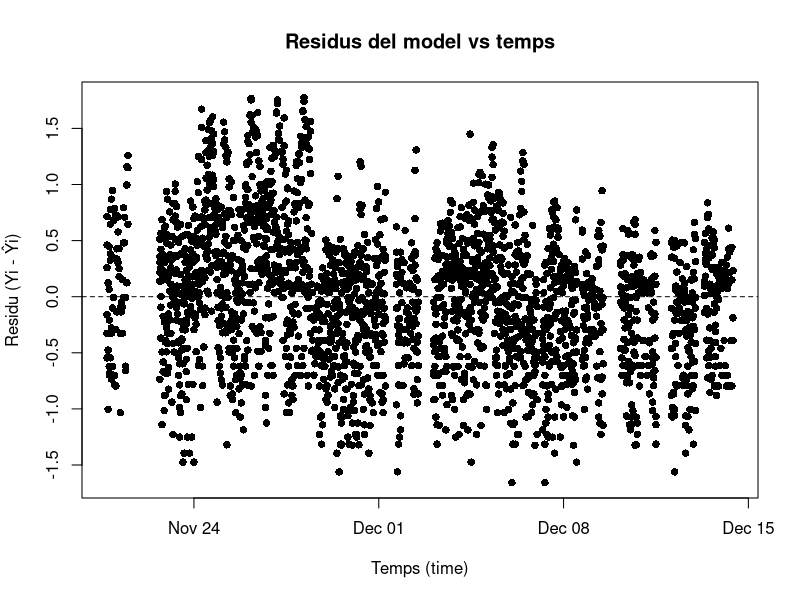
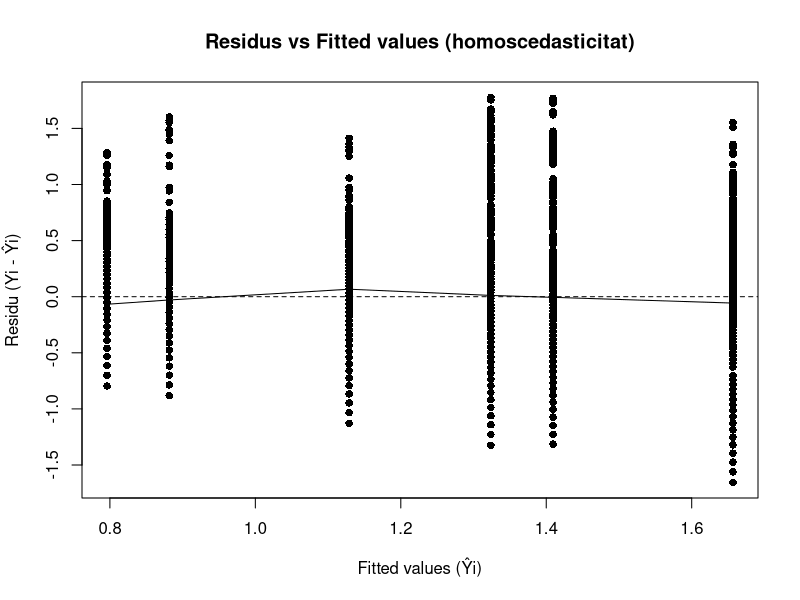
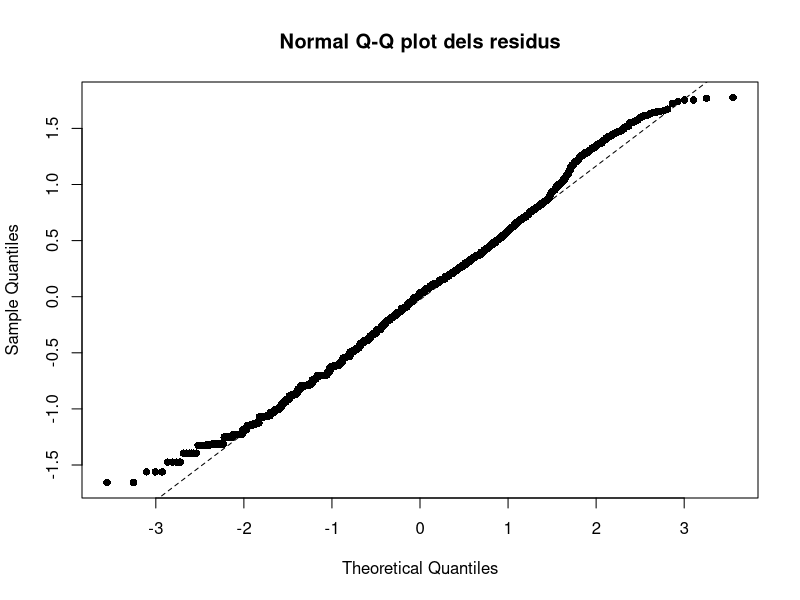
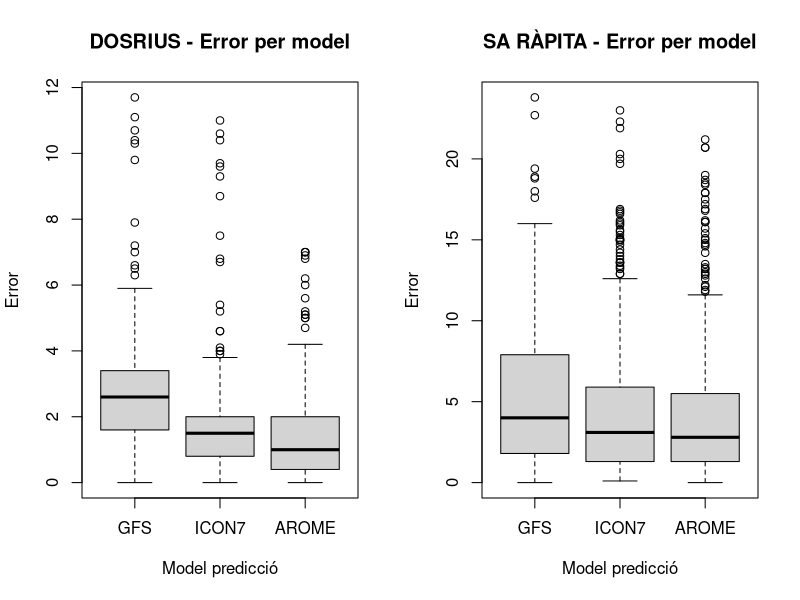
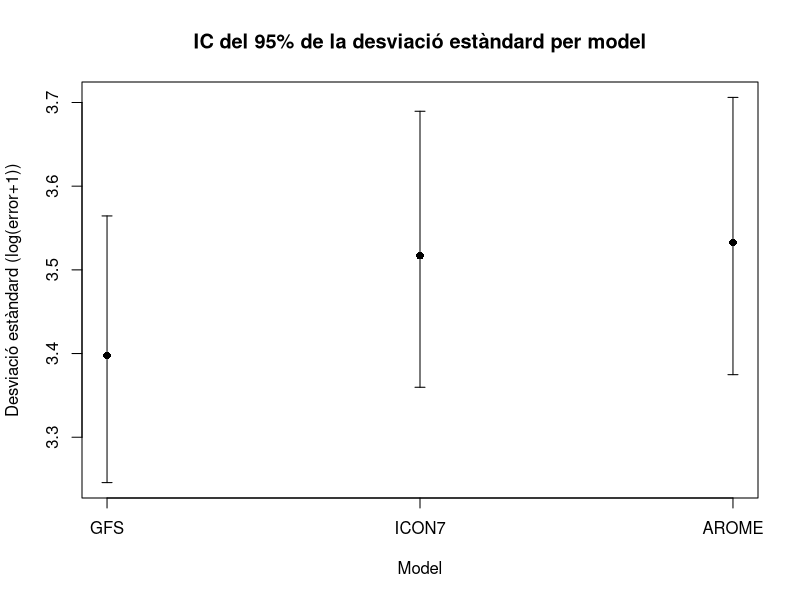

The R source for these figures, in order:
setwd("C:\\1 UNI LOCAL\\projectepe")

# ============================================================
# 1) Leer los dos CSV
# ============================================================
dosrius <- read.csv("error_dosrius.csv", header = TRUE)
sarapita <- read.csv("error_sarapita.csv", header = TRUE)

# ============================================================
# 2) Transformaciones log(error + 1) por modelo y por localidad
# ============================================================
# DOSRIUS
log_gfs_dosrius   <- log(dosrius$dgfs+1)
log_icon7_dosrius <- log(dosrius$dicon7+1)
log_arome_dosrius <- log(dosrius$darome+1)

# SA RÀPITA
log_gfs_sarapita   <- log(sarapita$dgfs+1)
log_icon7_sarapita <- log(sarapita$dicon7+1)
log_arome_sarapita <- log(sarapita$darome+1)

## 1) Longituds (per controlar bé el times)
n_gfs_d   <- length(log_gfs_dosrius)
n_icon7_d <- length(log_icon7_dosrius)
n_arome_d <- length(log_arome_dosrius)

n_gfs_s   <- length(log_gfs_sarapita)
n_icon7_s <- length(log_icon7_sarapita)
n_arome_s <- length(log_arome_sarapita)

## 2) Resposta (Y) en un sol vector
y <- c(
  log_gfs_dosrius, log_icon7_dosrius, log_arome_dosrius,
  log_gfs_sarapita, log_icon7_sarapita, log_arome_sarapita
)

## 3) Factor MODEL (times amb 6 enters: un per cada bloc concatenat)
model <- factor(rep(
  x = c("gfs", "icon7", "arome", "gfs", "icon7", "arome"),
  times = c(n_gfs_d, n_icon7_d, n_arome_d, n_gfs_s, n_icon7_s, n_arome_s)
))

## 4) Factor LOCALITZACIÓ (times amb 6 enters, alineat amb els mateixos blocs)
localitzacio <- factor(rep(
  x = c("Dosrius", "Dosrius", "Dosrius", "SaRapita", "SaRapita", "SaRapita"),
  times = c(n_gfs_d, n_icon7_d, n_arome_d, n_gfs_s, n_icon7_s, n_arome_s)
))

## 5) Data frame per a lm()
df <- data.frame(
  y = y,
  model = model,
  localitzacio = localitzacio
)

## 6) Ajust del model lineal múltiple i resum
fit <- lm(y ~ model + localitzacio, data = df)
summary(fit)

### IC's dels parametres del model ###
conf <- confint(fit)
print(conf)

### IC's desfets dels parametres del model ###
conf_desfet<- exp(conf)-1
print(conf_desfet)

##### ============================================================ #
##### 7) ESTUDI de les diferencies en la variabilitat dels  models
##### ============================================================ #

# vectors en funcio dels models
gfs <- c(dosrius$dgfs, sarapita$dgfs)
icon7 <- c(dosrius$dicon7, sarapita$dicon7)
arome <- c(dosrius$darome, sarapita$darome)

# IC del 95% per a la desviació estàndard (sigma) de cada model
# Assumint normalitat de la resposta (log(error+1))

alpha <- 0.05

## --- GFS ---
x <- gfs
x <- x[!is.na(x)]
n <- length(x)
s2 <- var(x)        # variància mostral (denominador n-1)
df <- n - 1

var_low  <- (df * s2) / qchisq(1 - alpha/2, df)
var_high <- (df * s2) / qchisq(alpha/2, df)

ic_sigma_gfs <- c(sigma_low = sqrt(var_low),
                  sigma_hat = sqrt(s2),
                  sigma_high = sqrt(var_high))
print(ic_sigma_gfs)

## --- ICON7 ---
x <- icon7
x <- x[!is.na(x)]
n <- length(x)
s2 <- var(x)
df <- n - 1

var_low  <- (df * s2) / qchisq(1 - alpha/2, df)
var_high <- (df * s2) / qchisq(alpha/2, df)

ic_sigma_icon7 <- c(sigma_low = sqrt(var_low),
                    sigma_hat = sqrt(s2),
                    sigma_high = sqrt(var_high))
print(ic_sigma_icon7)

## --- AROME ---
x <- arome
x <- x[!is.na(x)]
n <- length(x)
s2 <- var(x)
df <- n - 1

var_low  <- (df * s2) / qchisq(1 - alpha/2, df)
var_high <- (df * s2) / qchisq(alpha/2, df)

ic_sigma_arome <- c(sigma_low = sqrt(var_low),
                    sigma_hat = sqrt(s2),
                    sigma_high = sqrt(var_high))
print(ic_sigma_arome)

##### ============================================================ #
##### 7) ESTUDI de residus: ei = Yi - Ŷi
##### ============================================================ #

#vector de residus
residus <- c(resid(fit))

#vector temps
time_vec <- c(
  dosrius$time, dosrius$time, dosrius$time,
  sarapita$time, sarapita$time, sarapita$time
)

#convertim unitats temps
if (!inherits(time_vec, c("Date", "POSIXct", "POSIXt"))) {
  time_vec <- as.POSIXct(time_vec, tz = "Europe/Madrid", tryFormats = c(
    "%Y-%m-%d %H:%M:%S", "%Y-%m-%d %H:%M", "%Y-%m-%d",
    "%d/%m/%Y %H:%M:%S", "%d/%m/%Y %H:%M", "%d/%m/%Y"
  ))
}

### COMPROVEM INDEPENDENCIA ### -> no hi ha patró clar -> hi ha independència
#Gràfic residu vs temps 
plot(time_vec, residus,
     xlab = "Temps (time)",
     ylab = "Residu (Yi - Ŷi)",
     main = "Residus del model vs temps",
     pch = 16)

abline(h = 0, lty = 2)

### COMPROVEM HOMOSCEDESTICITAT ENTRE RESIDUS ### -> residus centrats al voltant de zero (u = 0) i dispersió
#similar -> homoscedesticitat
# Gràfic residus vs fitted
plot(fitted(fit), residus,
     xlab = "Fitted values (Ŷi)",
     ylab = "Residu (Yi - Ŷi)",
     main = "Residus vs Fitted values (homoscedasticitat)",
     pch = 16)

abline(h = 0, lty = 2)

# (Opcional) línia suau per veure tendències (idealment ~ plana)
lines(lowess(fitted(fit), residus))

### COMPROVEM NORMALITAT DELS RESIDUS ### -> segueixen distribucio normal

# Normal Q-Q plot dels residus
qqnorm(residus,
       main = "Normal Q-Q plot dels residus",
       pch = 16)

qqline(residus, lty = 2)


#########
#BOXPLOTS
#########

### MITJANES DELS ERRORS ###
# Detransformació a escala original
gfs_dosrius_orig   <- exp(log_gfs_dosrius) - 1
icon7_dosrius_orig <- exp(log_icon7_dosrius) - 1
arome_dosrius_orig <- exp(log_arome_dosrius) - 1

gfs_sarapita_orig   <- exp(log_gfs_sarapita) - 1
icon7_sarapita_orig <- exp(log_icon7_sarapita) - 1
arome_sarapita_orig <- exp(log_arome_sarapita) - 1

# Mostra 2 gràfics en una sola finestra (1 fila, 2 columnes)
par(mfrow = c(1, 2))

boxplot(gfs_dosrius_orig, icon7_dosrius_orig, arome_dosrius_orig,
        names = c("GFS", "ICON7", "AROME"),
        main  = "DOSRIUS - Error per model",
        xlab  = "Model predicció",
        ylab  = "Error")

boxplot(gfs_sarapita_orig, icon7_sarapita_orig, arome_sarapita_orig,
        names = c("GFS", "ICON7", "AROME"),
        main  = "SA RÀPITA - Error per model",
        xlab  = "Model predicció",
        ylab  = "Error")

# (Opcional) torna al mode d'un sol gràfic per finestra
par(mfrow = c(1, 1))

### DESVIACIONS ###
sigma_hat <- c(
  sd(gfs),
  sd(icon7),
  sd(arome)
)

sigma_low <- c(
  ic_sigma_gfs["sigma_low"],
  ic_sigma_icon7["sigma_low"],
  ic_sigma_arome["sigma_low"]
)

sigma_high <- c(
  ic_sigma_gfs["sigma_high"],
  ic_sigma_icon7["sigma_high"],
  ic_sigma_arome["sigma_high"]
)

models <- c("GFS", "ICON7", "AROME")

plot(1:3, sigma_hat,
     ylim = range(c(sigma_low, sigma_high)),
     xaxt = "n",
     xlab = "Model",
     ylab = "Desviació estàndard (log(error+1))",
     main = "IC del 95% de la desviació estàndard per model",
     pch = 16)

axis(1, at = 1:3, labels = models)

arrows(1:3, sigma_low, 1:3, sigma_high,
       angle = 90, code = 3, length = 0.05)





